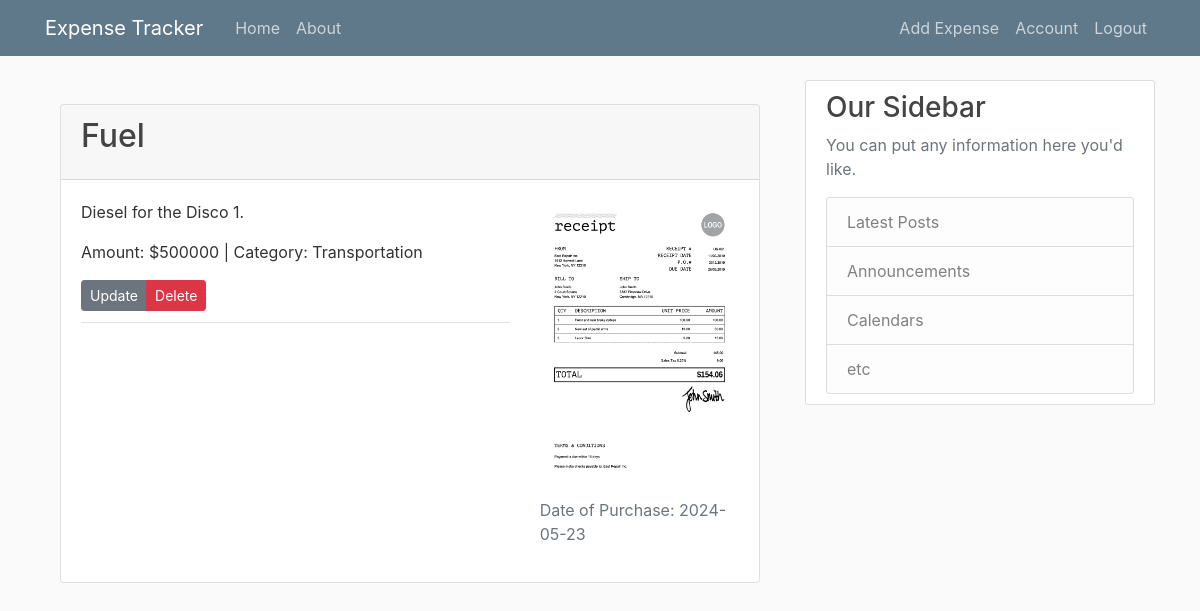
Screenshot of /expenses/3 (signed in) with the database file from the repository.
### expense_app/models.py (models this page shows, shortened)
class Expenses(db.Model):
    id = db.Column(db.Integer, primary_key=True)
    title = db.Column(db.String(100), nullable=False)
    amount = db.Column(db.Integer, nullable=False)
    category = db.Column(db.String(50), nullable=False)
    date_of_purchase = db.Column(db.DateTime, nullable=False,
                                 default=datetime.utcnow)
    description = db.Column(db.Text)
    receipt_image = db.Column(db.String(20), nullable=False,
                           default='default_receipt.png')
    user_id = db.Column(db.Integer, db.ForeignKey('user.id'), nullable=False)

### expense_app/routes.py (the view)
@app.route("/expenses/<int:expense_id>")
@login_required  # Ensures only logged-in users can access this route
def expenses(expense_id):
    expense = Expenses.query.get_or_404(expense_id)
    return render_template('expense.html', title=expense.title, expense=expense)

### expense_app/models.py (called while the page is built)
@login_manager.user_loader
def load_user(user_id):
    return User.query.get(int(user_id))

### expense_app/templates/expense.html (shortened to what this page needs)
{% extends "layout.html" %}
{% block content %}
<div class="container mt-4">
    <div class="card">
        <div class="card-header">
            <h2 class="card-title">{{ expense.title }}</h2>
        </div>
        <div class="card-body">
            <div class="row">
                <div class="col-md-8">
                    <div class="mb-3">
                        <p>{{ expense.description }}</p>
                    </div>
                    <div class="article-metadata">
                        <p>Amount: ${{ expense.amount }} | Category: {{ expense.category }}</p>
                        {% if expense.author == current_user %}
                            <div class="btn-group" role="group" style="margin-bottom: 10px;">
                                <a class="btn btn-sm btn-secondary" href="{{ url_for('edit_expense', expense_id=expense.id) }}">Update</a>
                                <button type="button" class="btn btn-sm btn-danger" data-toggle="modal" data-target="#deleteModal">Delete</button>
                            </div>
                        {% endif %}
                    </div>
                </div>
                <div class="col-md-4">
                    {% if expense.receipt_image %}
                    <div class="mb-3">
                        <img src="{{ url_for('static', filename=expense.receipt_image) }}" alt="Receipt Image" class="img-fluid">
                    </div>
                    {% endif %}
                    <p class="text-muted" style="margin-top: 10px;">Date of Purchase: {{ expense.date_of_purchase.strftime('%Y-%m-%d') }}</p>
                </div>
            </div>
        </div>
    </div>
</div>
{% endblock %}

### expense_app/static/main.css (style rules this page uses)
body { background: #fafafa; color: #333333; margin-top: 5rem; }
h1, h2, h3, h4, h5, h6 { color: #444444; }
.article-metadata { padding-bottom: 1px; margin-bottom: 4px; border-bottom: 1px solid #e3e3e3 }

### rows the page displays
Expenses: title "Fuel", description "Diesel for the Disco 1.", amount "500000", category "Transportation", receipt_image (placeholder picture), date_of_purchase "2024-05-23"
